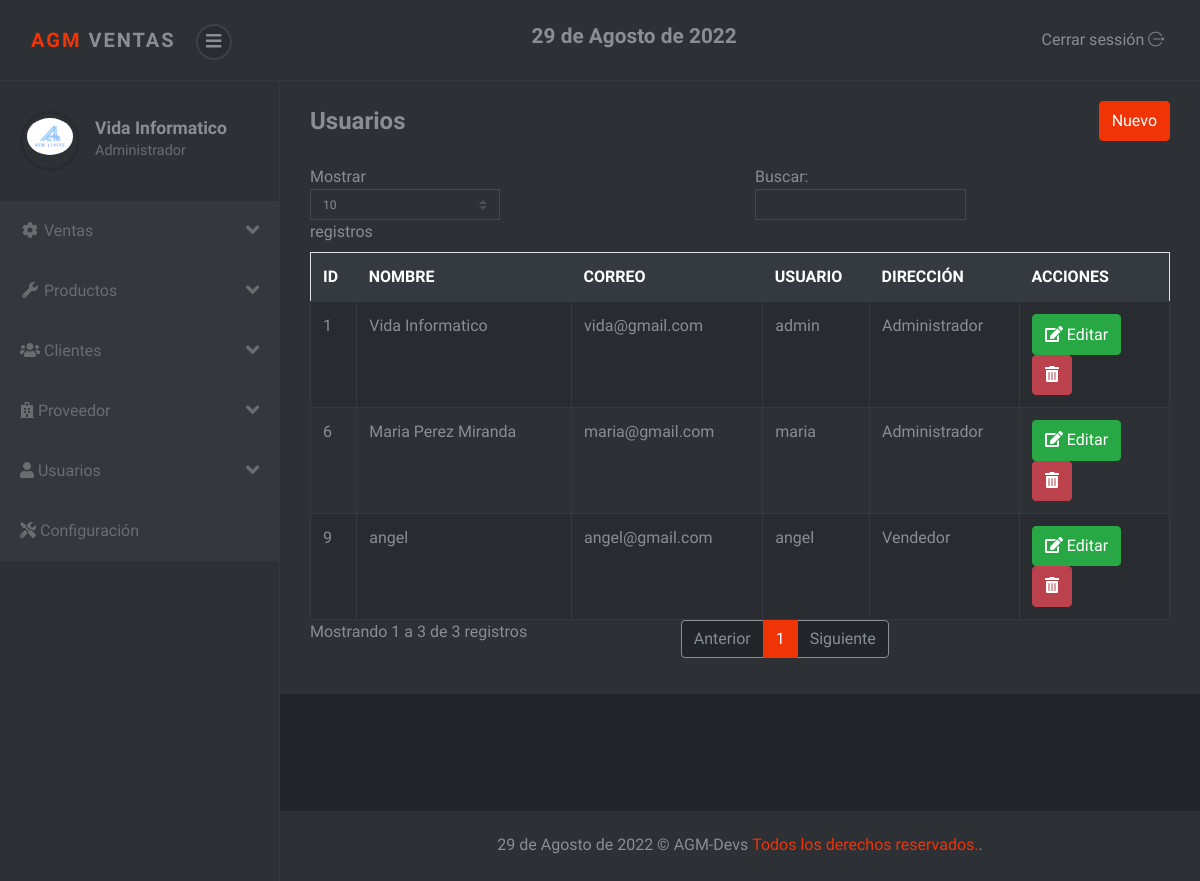
Page /sistema/lista_usuarios.php (signed in) on the earlier database version.
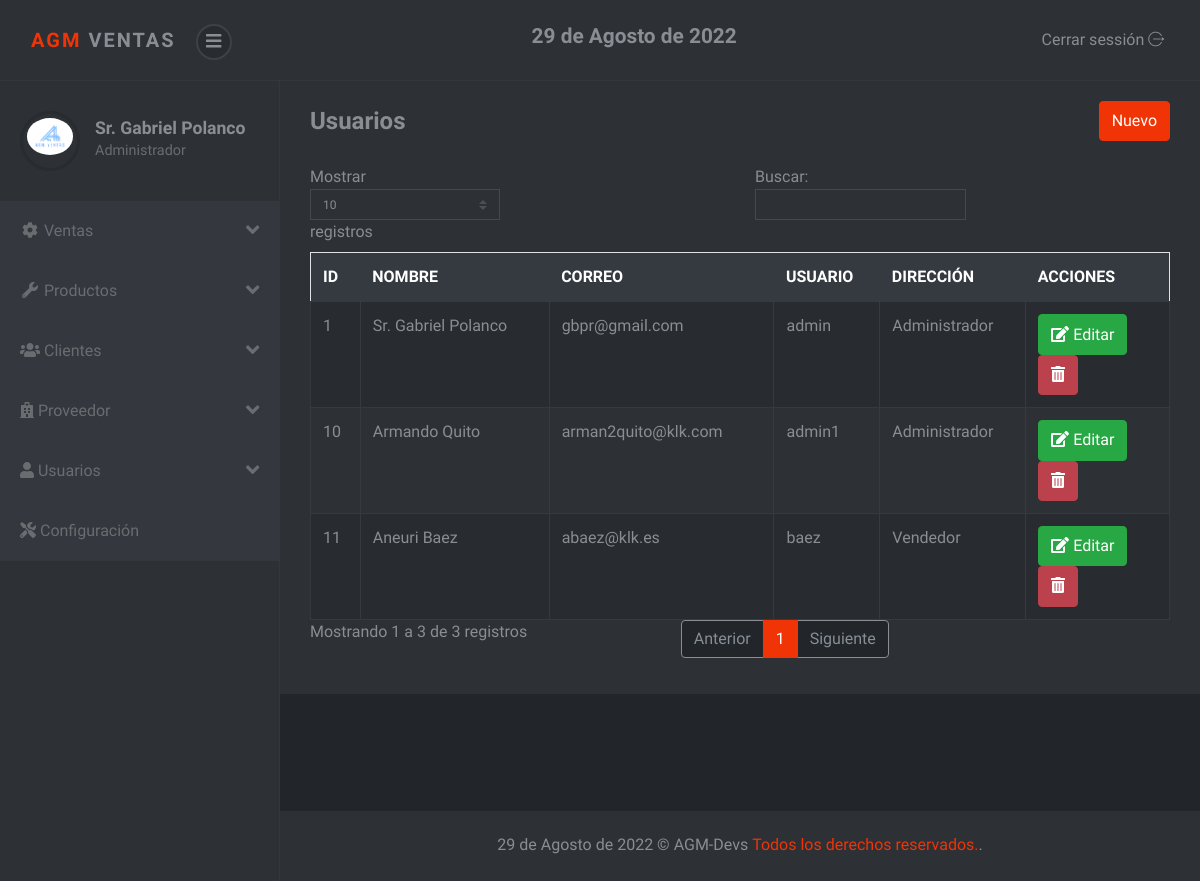
Same page on the later database version.
### tables this page shows
CREATE TABLE `usuario` (
  `idusuario` int(11) NOT NULL,
  `nombre` varchar(100) NOT NULL,
  `correo` varchar(100) NOT NULL,
  `usuario` varchar(20) NOT NULL,
  `clave` varchar(50) NOT NULL,
  `rol` int(11) NOT NULL
);

CREATE TABLE `rol` (
  `idrol` int(11) NOT NULL,
  `rol` varchar(50) NOT NULL
);

### sistema/lista_usuarios.php (the view, shortened to what the changed rows need)
<?php include_once "includes/header.php"; ?>
<div class="container-fluid">
	<div class="d-sm-flex align-items-center justify-content-between mb-4">
		<h1 class="h3 mb-0 text-gray-800">Usuarios</h1>
	</div>
	<div class="row">
		<div class="col-lg-12">
			<div class="table-responsive">
				<table class="table table-striped table-bordered" id="table">
					<thead class="thead-dark">
						<tr>
							<th>ID</th>
							<th>NOMBRE</th>
							<th>CORREO</th>
							<th>USUARIO</th>
							<th>DIRECCIÓN</th>
							<?php if ($_SESSION['rol'] == 1) { ?>
							<th>ACCIONES</th>
							<?php }?>
						</tr>
					</thead>
					<tbody>
						<?php
						include "../conexion.php";
						$query = mysqli_query($conexion, "SELECT u.idusuario, u.nombre, u.correo, u.usuario, r.rol FROM usuario u INNER JOIN rol r ON u.rol = r.idrol");
						$result = mysqli_num_rows($query);
						if ($result > 0) {
							while ($data = mysqli_fetch_assoc($query)) { ?>
								<tr>
									<td><?php echo $data['idusuario']; ?></td>
									<td><?php echo $data['nombre']; ?></td>
									<td><?php echo $data['correo']; ?></td>
									<td><?php echo $data['usuario']; ?></td>
									<td><?php echo $data['rol']; ?></td>
									<?php if ($_SESSION['rol'] == 1) { ?>
									<td>
										<a href="editar_usuario.php?id=<?php echo $data['idusuario']; ?>" class="btn btn-success"><i class='fas fa-edit'></i> Editar</a>
										<form action="eliminar_usuario.php?id=<?php echo $data['idusuario']; ?>" method="post" class="confirmar d-inline">
											<button class="btn btn-danger" type="submit"><i class='fas fa-trash-alt'></i> </button>
										</form>
									</td>
									<?php } ?>
								</tr>
						<?php }
						} ?>
					</tbody>
				</table>
			</div>
		</div>
	</div>
</div>
<?php include_once "includes/footer.php"; ?>

### sistema/includes/header.php (shortened to what the changed rows need)
<!DOCTYPE html>
<html>
<head>
	<link rel="stylesheet" href="vendor/bootstrap/css/bootstrap.min.css">
	<link rel="stylesheet" href="css/font.css">
	<link rel="stylesheet" href="css/style.violet.css" id="theme-stylesheet">
	<link rel="stylesheet" href="css/custom.css">
</head>
<body>
	<div class="d-flex align-items-stretch">
		<nav id="sidebar">
			<div class="sidebar-header d-flex align-items-center">
				<div class="title">
					<h1 class="h5"><?php echo $_SESSION['nombre']; ?></h1>
					<p><?php if ($_SESSION['rol'] == 1) {
							echo "Administrador";
						} else {
							echo "Vendedor";
						} ?></p>
				</div>
			</div>
		</nav>
		<div class="page-content">
			<div class="page-header">

Differences in the rows shown:
removed usuario: idusuario "6", nombre "Maria Perez Miranda", correo "maria@gmail.com", usuario "maria", rol.rol "Administrador"
removed usuario: idusuario "9", nombre "angel", correo "angel@gmail.com", usuario "angel", rol.rol "Vendedor"
changed usuario "admin": nombre "Vida Informatico" → "Sr. Gabriel Polanco"; correo "vida@gmail.com" → "gbpr@gmail.com"
added usuario: idusuario "10", nombre "Armando Quito", correo "arman2quito@klk.com", usuario "admin1", rol.rol "Administrador"
added usuario: idusuario "11", nombre "Aneuri Baez", correo "abaez@klk.es", usuario "baez", rol.rol "Vendedor"
Other differences:
$_SESSION['nombre']: "Vida Informatico" → "Sr. Gabriel Polanco"
